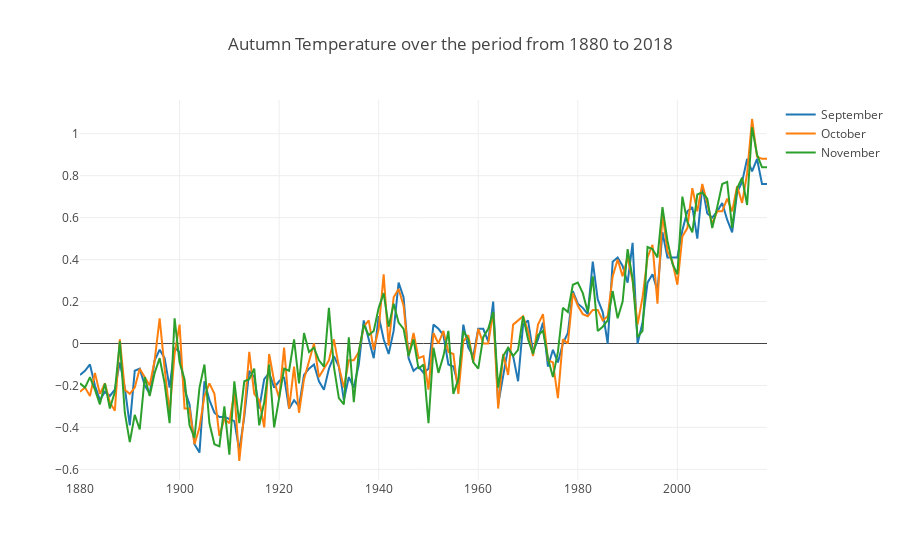

The notebook cell saved with this chart:
### Code cell
#Visualization of Autumn months--1880-2018--line plot
layout = go.Layout(title="Autumn Temperature over the period from 1880 to 2018")

trace0 = go.Scatter(x=results.Year, 
                    y=results.Sep, 
                    name = 'September')

trace1 = go.Scatter(x=results.Year, 
                    y=results.Oct, 
                    name = 'October')

trace2 = go.Scatter(x=results.Year,
                    y=results.Nov,
                    name = 'November')

data = [trace0, trace1, trace2]

fig = go.Figure(data=data, layout=layout)
py.iplot(fig)

### Figure 1 — Plotly figure (JSON) as saved in the notebook; plotly's stock layout.template omitted (floating-point values rounded to 4 significant figures; data arrays with more than 128 entries replaced by an {"elided": "..."} marker saying what was removed)
{"data": [{"name": "September", "type": "scatter", "uid": "451243cd-cbcc-11e8-a316-94de806b86f9", "x": {"elided": "139 int values"}, "y": {"elided": "139 float values"}}, {"name": "October", "type": "scatter", "uid": "451243ce-cbcc-11e8-a316-94de806b86f9", "x": {"elided": "139 int values"}, "y": {"elided": "139 float values"}}, {"name": "November", "type": "scatter", "uid": "451243cf-cbcc-11e8-a316-94de806b86f9", "x": {"elided": "139 int values"}, "y": {"elided": "139 float values"}}], "layout": {"title": "Autumn Temperature over the period from 1880 to 2018"}}
